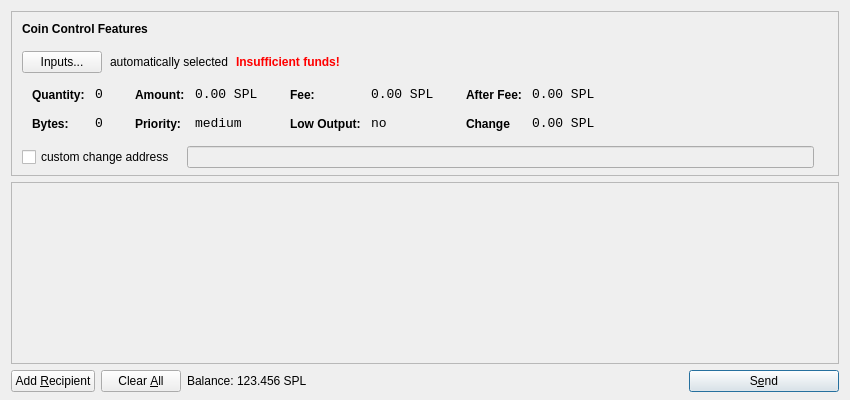
<?xml version="1.0" encoding="UTF-8"?>
<ui version="4.0">
 <class>SendCoinsDialog</class>
 <widget class="QDialog" name="SendCoinsDialog">
  <property name="geometry">
   <rect>
    <x>0</x>
    <y>0</y>
    <width>850</width>
    <height>400</height>
   </rect>
  </property>
  <property name="windowTitle">
   <string>Send Coins</string>
  </property>
  <layout class="QVBoxLayout" name="verticalLayout" stretch="0,1,0">
   <property name="bottomMargin">
    <number>8</number>
   </property>
   <item>
    <widget class="QFrame" name="frameCoinControl">
     <property name="sizePolicy">
      <sizepolicy hsizetype="Expanding" vsizetype="Expanding">
       <horstretch>0</horstretch>
       <verstretch>0</verstretch>
      </sizepolicy>
     </property>
     <property name="maximumSize">
      <size>
       <width>16777215</width>
       <height>16777215</height>
      </size>
     </property>
     <property name="frameShape">
      <enum>QFrame::StyledPanel</enum>
     </property>
     <property name="frameShadow">
      <enum>QFrame::Sunken</enum>
     </property>
     <layout class="QVBoxLayout" name="verticalLayoutCoinControl2">
      <property name="spacing">
       <number>-1</number>
      </property>
      <property name="leftMargin">
       <number>0</number>
      </property>
      <property name="topMargin">
       <number>0</number>
      </property>
      <property name="rightMargin">
       <number>0</number>
      </property>
      <property name="bottomMargin">
       <number>6</number>
      </property>
      <item>
       <layout class="QVBoxLayout" name="verticalLayoutCoinControl" stretch="0,0,0,0,1">
        <property name="spacing">
         <number>0</number>
        </property>
        <property name="leftMargin">
         <number>10</number>
        </property>
        <property name="topMargin">
         <number>10</number>
        </property>
        <item>
         <layout class="QHBoxLayout" name="horizontalLayoutCoinControl1">
          <property name="bottomMargin">
           <number>15</number>
          </property>
          <item>
           <widget class="QLabel" name="labelCoinControlFeatures">
            <property name="sizePolicy">
             <sizepolicy hsizetype="Preferred" vsizetype="Maximum">
              <horstretch>0</horstretch>
              <verstretch>0</verstretch>
             </sizepolicy>
            </property>
            <property name="font">
             <font>
              <weight>75</weight>
              <bold>true</bold>
             </font>
            </property>
            <property name="styleSheet">
             <string notr="true">font-weight:bold;</string>
            </property>
            <property name="text">
             <string>Coin Control Features</string>
            </property>
           </widget>
          </item>
         </layout>
        </item>
        <item>
         <layout class="QHBoxLayout" name="horizontalLayoutCoinControl2" stretch="0,0,0,0">
          <property name="spacing">
           <number>8</number>
          </property>
          <property name="bottomMargin">
           <number>10</number>
          </property>
          <item>
           <widget class="QPushButton" name="pushButtonCoinControl">
            <property name="styleSheet">
             <string notr="true"/>
            </property>
            <property name="text">
             <string>Inputs...</string>
            </property>
           </widget>
          </item>
          <item>
           <widget class="QLabel" name="labelCoinControlAutomaticallySelected">
            <property name="text">
             <string>automatically selected</string>
            </property>
            <property name="margin">
             <number>5</number>
            </property>
           </widget>
          </item>
          <item>
           <widget class="QLabel" name="labelCoinControlInsuffFunds">
            <property name="font">
             <font>
              <weight>75</weight>
              <bold>true</bold>
             </font>
            </property>
            <property name="styleSheet">
             <string notr="true">color:red;font-weight:bold;</string>
            </property>
            <property name="text">
             <string>Insufficient funds!</string>
            </property>
            <property name="margin">
             <number>5</number>
            </property>
           </widget>
          </item>
          <item>
           <spacer name="horizontalSpacerCoinControl">
            <property name="orientation">
             <enum>Qt::Horizontal</enum>
            </property>
            <property name="sizeHint" stdset="0">
             <size>
              <width>40</width>
              <height>1</height>
             </size>
            </property>
           </spacer>
          </item>
         </layout>
        </item>
        <item>
         <widget class="QWidget" name="widgetCoinControl" native="true">
          <property name="sizePolicy">
           <sizepolicy hsizetype="Preferred" vsizetype="Preferred">
            <horstretch>0</horstretch>
            <verstretch>0</verstretch>
           </sizepolicy>
          </property>
          <property name="minimumSize">
           <size>
            <width>0</width>
            <height>0</height>
           </size>
          </property>
          <property name="styleSheet">
           <string notr="true"/>
          </property>
          <layout class="QHBoxLayout" name="horizontalLayoutCoinControl5">
           <property name="margin">
            <number>0</number>
           </property>
           <item>
            <layout class="QHBoxLayout" name="horizontalLayoutCoinControl3" stretch="0,0,0,1">
             <property name="spacing">
              <number>20</number>
             </property>
             <property name="topMargin">
              <number>0</number>
             </property>
             <property name="bottomMargin">
              <number>10</number>
             </property>
             <item>
              <layout class="QFormLayout" name="formLayoutCoinControl1">
               <property name="horizontalSpacing">
                <number>10</number>
               </property>
               <property name="verticalSpacing">
                <number>14</number>
               </property>
               <property name="leftMargin">
                <number>10</number>
               </property>
               <property name="topMargin">
                <number>4</number>
               </property>
               <property name="rightMargin">
                <number>6</number>
               </property>
               <item row="0" column="0">
                <widget class="QLabel" name="labelCoinControlQuantityText">
                 <property name="styleSheet">
                  <string notr="true">font-weight:bold;</string>
                 </property>
                 <property name="text">
                  <string>Quantity:</string>
                 </property>
                 <property name="margin">
                  <number>0</number>
                 </property>
                </widget>
               </item>
               <item row="0" column="1">
                <widget class="QLabel" name="labelCoinControlQuantity">
                 <property name="font">
                  <font>
                   <family>Monospace</family>
                   <pointsize>10</pointsize>
                  </font>
                 </property>
                 <property name="cursor">
                  <cursorShape>IBeamCursor</cursorShape>
                 </property>
                 <property name="contextMenuPolicy">
                  <enum>Qt::ActionsContextMenu</enum>
                 </property>
                 <property name="text">
                  <string>0</string>
                 </property>
                 <property name="margin">
                  <number>0</number>
                 </property>
                 <property name="textInteractionFlags">
                  <set>Qt::LinksAccessibleByMouse|Qt::TextSelectableByKeyboard|Qt::TextSelectableByMouse</set>
                 </property>
                </widget>
               </item>
               <item row="1" column="0">
                <widget class="QLabel" name="labelCoinControlBytesText">
                 <property name="styleSheet">
                  <string notr="true">font-weight:bold;</string>
                 </property>
                 <property name="text">
                  <string>Bytes:</string>
                 </property>
                </widget>
               </item>
               <item row="1" column="1">
                <widget class="QLabel" name="labelCoinControlBytes">
                 <property name="font">
                  <font>
                   <family>Monospace</family>
                   <pointsize>10</pointsize>
                  </font>
                 </property>
                 <property name="cursor">
                  <cursorShape>IBeamCursor</cursorShape>
                 </property>
                 <property name="contextMenuPolicy">
                  <enum>Qt::ActionsContextMenu</enum>
                 </property>
                 <property name="text">
                  <string>0</string>
                 </property>
                 <property name="textInteractionFlags">
                  <set>Qt::LinksAccessibleByMouse|Qt::TextSelectableByKeyboard|Qt::TextSelectableByMouse</set>
                 </property>
                </widget>
               </item>
              </layout>
             </item>
             <item>
              <layout class="QFormLayout" name="formLayoutCoinControl2">
               <property name="horizontalSpacing">
                <number>10</number>
               </property>
               <property name="verticalSpacing">
                <number>14</number>
               </property>
               <property name="leftMargin">
                <number>6</number>
               </property>
               <property name="topMargin">
                <number>4</number>
               </property>
               <property name="rightMargin">
                <number>6</number>
               </property>
               <item row="0" column="0">
                <widget class="QLabel" name="labelCoinControlAmountText">
                 <property name="styleSheet">
                  <string notr="true">font-weight:bold;</string>
                 </property>
                 <property name="text">
                  <string>Amount:</string>
                 </property>
                 <property name="margin">
                  <number>0</number>
                 </property>
                </widget>
               </item>
               <item row="0" column="1">
                <widget class="QLabel" name="labelCoinControlAmount">
                 <property name="font">
                  <font>
                   <family>Monospace</family>
                   <pointsize>10</pointsize>
                  </font>
                 </property>
                 <property name="cursor">
                  <cursorShape>IBeamCursor</cursorShape>
                 </property>
                 <property name="contextMenuPolicy">
                  <enum>Qt::ActionsContextMenu</enum>
                 </property>
                 <property name="text">
                  <string>0.00 SPL</string>
                 </property>
                 <property name="textInteractionFlags">
                  <set>Qt::LinksAccessibleByMouse|Qt::TextSelectableByKeyboard|Qt::TextSelectableByMouse</set>
                 </property>
                </widget>
               </item>
               <item row="1" column="0">
                <widget class="QLabel" name="labelCoinControlPriorityText">
                 <property name="styleSheet">
                  <string notr="true">font-weight:bold;</string>
                 </property>
                 <property name="text">
                  <string>Priority:</string>
                 </property>
                </widget>
               </item>
               <item row="1" column="1">
                <widget class="QLabel" name="labelCoinControlPriority">
                 <property name="font">
                  <font>
                   <family>Monospace</family>
                   <pointsize>10</pointsize>
                  </font>
                 </property>
                 <property name="cursor">
                  <cursorShape>IBeamCursor</cursorShape>
                 </property>
                 <property name="contextMenuPolicy">
                  <enum>Qt::ActionsContextMenu</enum>
                 </property>
                 <property name="text">
                  <string>medium</string>
                 </property>
                 <property name="textInteractionFlags">
                  <set>Qt::LinksAccessibleByMouse|Qt::TextSelectableByKeyboard|Qt::TextSelectableByMouse</set>
                 </property>
                </widget>
               </item>
              </layout>
             </item>
             <item>
              <layout class="QFormLayout" name="formLayoutCoinControl3">
               <property name="horizontalSpacing">
                <number>10</number>
               </property>
               <property name="verticalSpacing">
                <number>14</number>
               </property>
               <property name="leftMargin">
                <number>6</number>
               </property>
               <property name="topMargin">
                <number>4</number>
               </property>
               <property name="rightMargin">
                <number>6</number>
               </property>
               <item row="0" column="0">
                <widget class="QLabel" name="labelCoinControlFeeText">
                 <property name="styleSheet">
                  <string notr="true">font-weight:bold;</string>
                 </property>
                 <property name="text">
                  <string>Fee:</string>
                 </property>
                 <property name="margin">
                  <number>0</number>
                 </property>
                </widget>
               </item>
               <item row="0" column="1">
                <widget class="QLabel" name="labelCoinControlFee">
                 <property name="font">
                  <font>
                   <family>Monospace</family>
                   <pointsize>10</pointsize>
                  </font>
                 </property>
                 <property name="cursor">
                  <cursorShape>IBeamCursor</cursorShape>
                 </property>
                 <property name="contextMenuPolicy">
                  <enum>Qt::ActionsContextMenu</enum>
                 </property>
                 <property name="text">
                  <string>0.00 SPL</string>
                 </property>
                 <property name="textInteractionFlags">
                  <set>Qt::LinksAccessibleByMouse|Qt::TextSelectableByKeyboard|Qt::TextSelectableByMouse</set>
                 </property>
                </widget>
               </item>
               <item row="1" column="0">
                <widget class="QLabel" name="labelCoinControlLowOutputText">
                 <property name="styleSheet">
                  <string notr="true">font-weight:bold;</string>
                 </property>
                 <property name="text">
                  <string>Low Output:</string>
                 </property>
                </widget>
               </item>
               <item row="1" column="1">
                <widget class="QLabel" name="labelCoinControlLowOutput">
                 <property name="font">
                  <font>
                   <family>Monospace</family>
                   <pointsize>10</pointsize>
                  </font>
                 </property>
                 <property name="cursor">
                  <cursorShape>IBeamCursor</cursorShape>
                 </property>
                 <property name="contextMenuPolicy">
                  <enum>Qt::ActionsContextMenu</enum>
                 </property>
                 <property name="text">
                  <string>no</string>
                 </property>
                 <property name="textInteractionFlags">
                  <set>Qt::LinksAccessibleByMouse|Qt::TextSelectableByKeyboard|Qt::TextSelectableByMouse</set>
                 </property>
                </widget>
               </item>
              </layout>
             </item>
             <item>
              <layout class="QFormLayout" name="formLayoutCoinControl4">
               <property name="horizontalSpacing">
                <number>10</number>
               </property>
               <property name="verticalSpacing">
                <number>14</number>
               </property>
               <property name="leftMargin">
                <number>6</number>
               </property>
               <property name="topMargin">
                <number>4</number>
               </property>
               <property name="rightMargin">
                <number>6</number>
               </property>
               <item row="0" column="0">
                <widget class="QLabel" name="labelCoinControlAfterFeeText">
                 <property name="styleSheet">
                  <string notr="true">font-weight:bold;</string>
                 </property>
                 <property name="text">
                  <string>After Fee:</string>
                 </property>
                 <property name="margin">
                  <number>0</number>
                 </property>
                </widget>
               </item>
               <item row="0" column="1">
                <widget class="QLabel" name="labelCoinControlAfterFee">
                 <property name="font">
                  <font>
                   <family>Monospace</family>
                   <pointsize>10</pointsize>
                  </font>
                 </property>
                 <property name="cursor">
                  <cursorShape>IBeamCursor</cursorShape>
                 </property>
                 <property name="contextMenuPolicy">
                  <enum>Qt::ActionsContextMenu</enum>
                 </property>
                 <property name="text">
                  <string>0.00 SPL</string>
                 </property>
                 <property name="textInteractionFlags">
                  <set>Qt::LinksAccessibleByMouse|Qt::TextSelectableByKeyboard|Qt::TextSelectableByMouse</set>
                 </property>
                </widget>
               </item>
               <item row="1" column="0">
                <widget class="QLabel" name="labelCoinControlChangeText">
                 <property name="styleSheet">
                  <string notr="true">font-weight:bold;</string>
                 </property>
                 <property name="text">
                  <string>Change</string>
                 </property>
                </widget>
               </item>
               <item row="1" column="1">
                <widget class="QLabel" name="labelCoinControlChange">
                 <property name="font">
                  <font>
                   <family>Monospace</family>
                   <pointsize>10</pointsize>
                  </font>
                 </property>
                 <property name="cursor">
                  <cursorShape>IBeamCursor</cursorShape>
                 </property>
                 <property name="contextMenuPolicy">
                  <enum>Qt::ActionsContextMenu</enum>
                 </property>
                 <property name="text">
                  <string>0.00 SPL</string>
                 </property>
                 <property name="textInteractionFlags">
                  <set>Qt::LinksAccessibleByMouse|Qt::TextSelectableByKeyboard|Qt::TextSelectableByMouse</set>
                 </property>
                </widget>
               </item>
              </layout>
             </item>
            </layout>
           </item>
          </layout>
         </widget>
        </item>
        <item>
         <layout class="QHBoxLayout" name="horizontalLayoutCoinControl4" stretch="0,0,0">
          <property name="spacing">
           <number>12</number>
          </property>
          <property name="sizeConstraint">
           <enum>QLayout::SetDefaultConstraint</enum>
          </property>
          <property name="topMargin">
           <number>5</number>
          </property>
          <property name="rightMargin">
           <number>5</number>
          </property>
          <item>
           <widget class="QCheckBox" name="checkBoxCoinControlChange">
            <property name="text">
             <string>custom change address</string>
            </property>
           </widget>
          </item>
          <item>
           <widget class="QLineEdit" name="lineEditCoinControlChange">
            <property name="enabled">
             <bool>false</bool>
            </property>
            <property name="sizePolicy">
             <sizepolicy hsizetype="Expanding" vsizetype="Fixed">
              <horstretch>0</horstretch>
              <verstretch>0</verstretch>
             </sizepolicy>
            </property>
           </widget>
          </item>
          <item>
           <widget class="QLabel" name="labelCoinControlChangeLabel">
            <property name="sizePolicy">
             <sizepolicy hsizetype="Preferred" vsizetype="Expanding">
              <horstretch>0</horstretch>
              <verstretch>0</verstretch>
             </sizepolicy>
            </property>
            <property name="minimumSize">
             <size>
              <width>0</width>
              <height>0</height>
             </size>
            </property>
            <property name="text">
             <string/>
            </property>
            <property name="margin">
             <number>3</number>
            </property>
           </widget>
          </item>
         </layout>
        </item>
        <item>
         <spacer name="verticalSpacerCoinControl">
          <property name="orientation">
           <enum>Qt::Vertical</enum>
          </property>
          <property name="sizeHint" stdset="0">
           <size>
            <width>800</width>
            <height>1</height>
           </size>
          </property>
         </spacer>
        </item>
       </layout>
      </item>
     </layout>
    </widget>
   </item>
   <item>
    <widget class="QScrollArea" name="scrollArea">
     <property name="widgetResizable">
      <bool>true</bool>
     </property>
     <widget class="QWidget" name="scrollAreaWidgetContents">
      <property name="geometry">
       <rect>
        <x>0</x>
        <y>0</y>
        <width>830</width>
        <height>165</height>
       </rect>
      </property>
      <layout class="QVBoxLayout" name="verticalLayout_2">
       <property name="margin">
        <number>0</number>
       </property>
       <item>
        <layout class="QVBoxLayout" name="entries">
         <property name="spacing">
          <number>6</number>
         </property>
        </layout>
       </item>
       <item>
        <spacer name="verticalSpacer">
         <property name="orientation">
          <enum>Qt::Vertical</enum>
         </property>
         <property name="sizeHint" stdset="0">
          <size>
           <width>20</width>
           <height>40</height>
          </size>
         </property>
        </spacer>
       </item>
      </layout>
     </widget>
    </widget>
   </item>
   <item>
    <layout class="QHBoxLayout" name="horizontalLayout">
     <item>
      <widget class="QPushButton" name="addButton">
       <property name="toolTip">
        <string>Send to multiple recipients at once</string>
       </property>
       <property name="text">
        <string>Add &amp;Recipient</string>
       </property>
       <property name="autoDefault">
        <bool>false</bool>
       </property>
      </widget>
     </item>
     <item>
      <widget class="QPushButton" name="clearButton">
       <property name="sizePolicy">
        <sizepolicy hsizetype="Minimum" vsizetype="Fixed">
         <horstretch>0</horstretch>
         <verstretch>0</verstretch>
        </sizepolicy>
       </property>
       <property name="toolTip">
        <string>Remove all transaction fields</string>
       </property>
       <property name="text">
        <string>Clear &amp;All</string>
       </property>
       <property name="autoRepeatDelay">
        <number>300</number>
       </property>
       <property name="autoDefault">
        <bool>false</bool>
       </property>
      </widget>
     </item>
     <item>
      <layout class="QHBoxLayout" name="horizontalLayout_2">
       <property name="spacing">
        <number>3</number>
       </property>
       <item>
        <widget class="QLabel" name="label">
         <property name="sizePolicy">
          <sizepolicy hsizetype="Preferred" vsizetype="Fixed">
           <horstretch>0</horstretch>
           <verstretch>0</verstretch>
          </sizepolicy>
         </property>
         <property name="text">
          <string>Balance:</string>
         </property>
        </widget>
       </item>
       <item>
        <widget class="QLabel" name="labelBalance">
         <property name="sizePolicy">
          <sizepolicy hsizetype="Preferred" vsizetype="Fixed">
           <horstretch>0</horstretch>
           <verstretch>0</verstretch>
          </sizepolicy>
         </property>
         <property name="cursor">
          <cursorShape>IBeamCursor</cursorShape>
         </property>
         <property name="text">
          <string>123.456 SPL</string>
         </property>
         <property name="textInteractionFlags">
          <set>Qt::LinksAccessibleByMouse|Qt::TextSelectableByKeyboard|Qt::TextSelectableByMouse</set>
         </property>
        </widget>
       </item>
      </layout>
     </item>
     <item>
      <spacer name="horizontalSpacer">
       <property name="orientation">
        <enum>Qt::Horizontal</enum>
       </property>
       <property name="sizeHint" stdset="0">
        <size>
         <width>40</width>
         <height>20</height>
        </size>
       </property>
      </spacer>
     </item>
     <item>
      <widget class="QPushButton" name="sendButton">
       <property name="minimumSize">
        <size>
         <width>150</width>
         <height>0</height>
        </size>
       </property>
       <property name="toolTip">
        <string>Confirm the send action</string>
       </property>
       <property name="text">
        <string>S&amp;end</string>
       </property>
       <property name="icon">
        <iconset resource="../bitcoin.qrc">
         <normaloff>:/icons/send</normaloff>:/icons/send</iconset>
       </property>
       <property name="default">
        <bool>true</bool>
       </property>
      </widget>
     </item>
    </layout>
   </item>
  </layout>
 </widget>
 <resources>
  <include location="../bitcoin.qrc"/>
 </resources>
 <connections/>
</ui>
